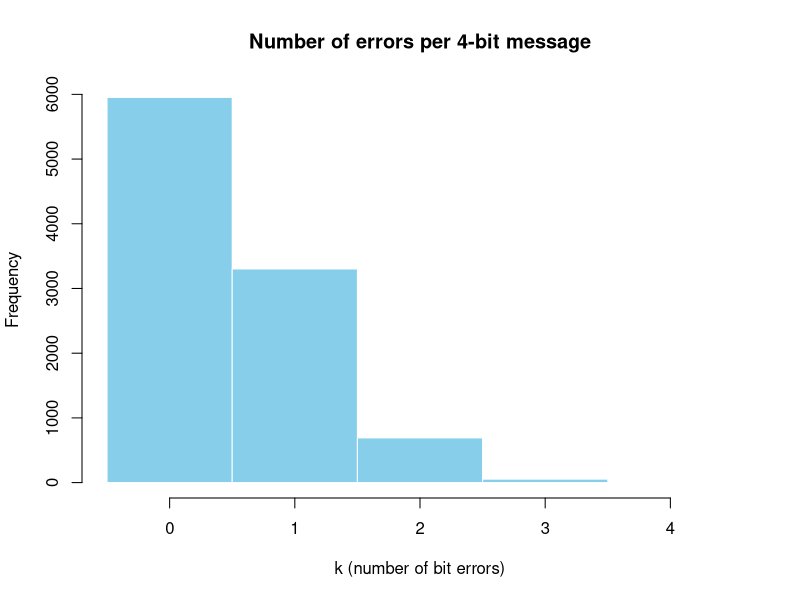
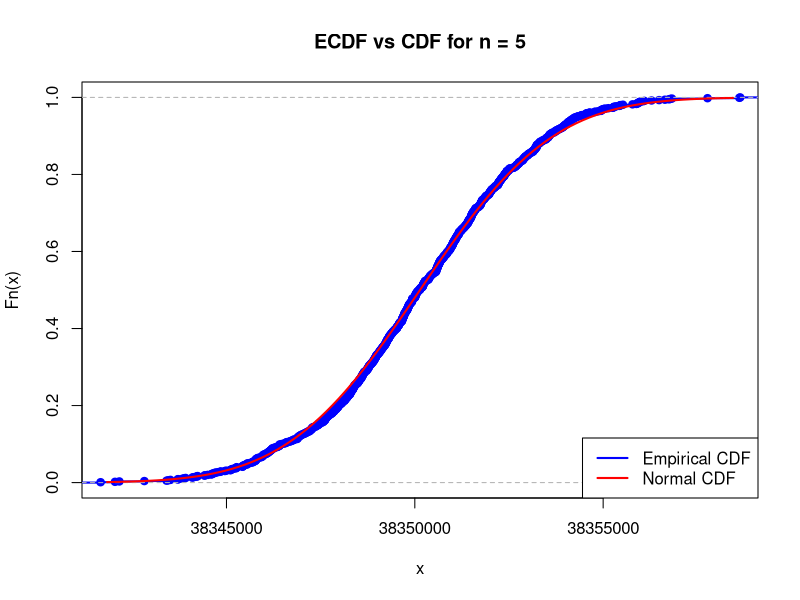
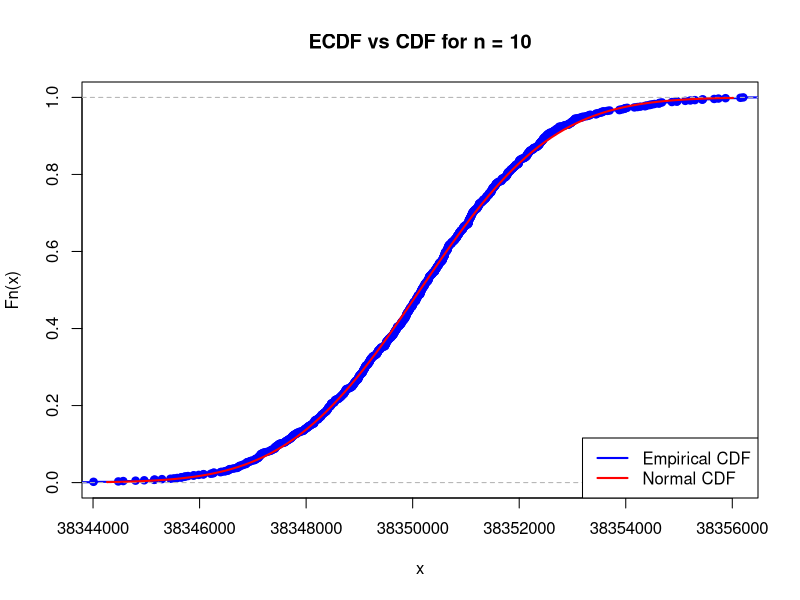
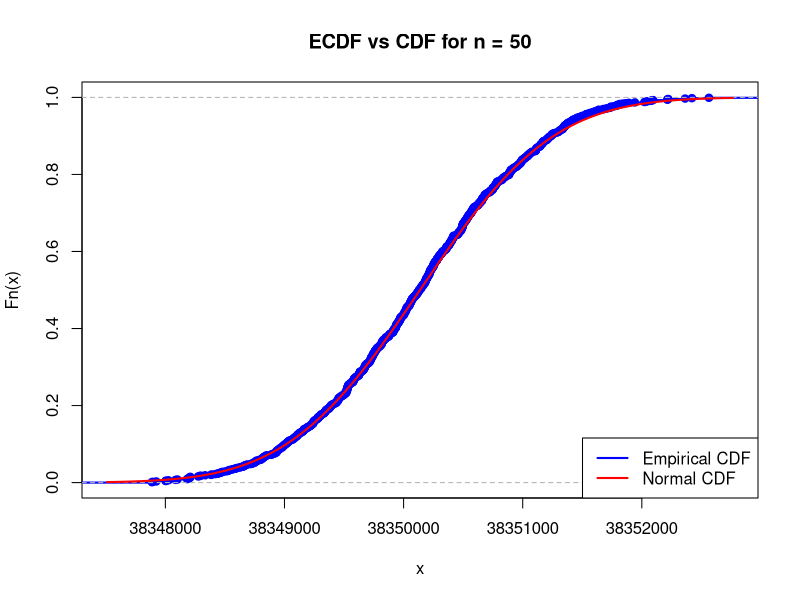
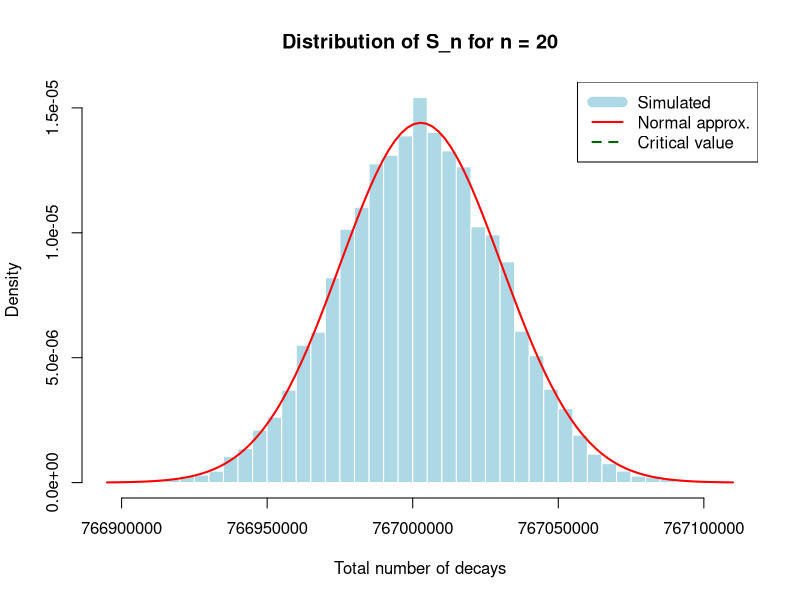
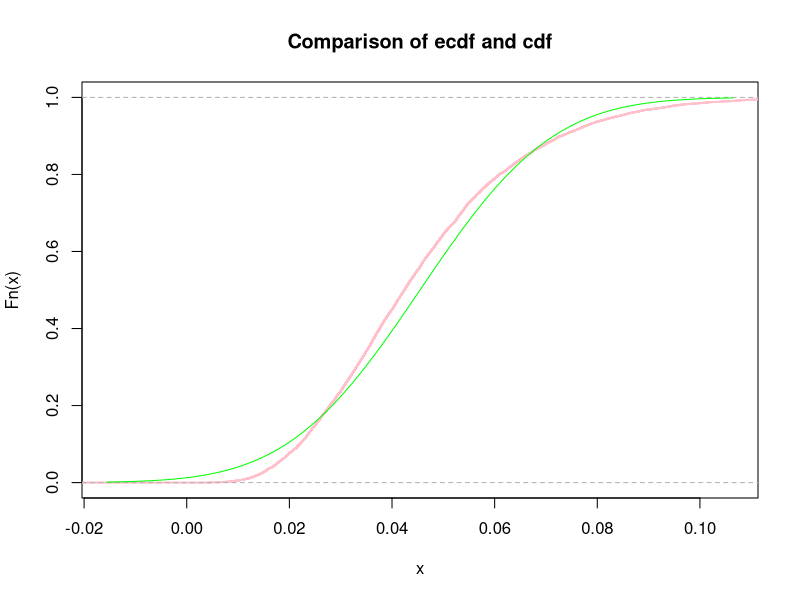
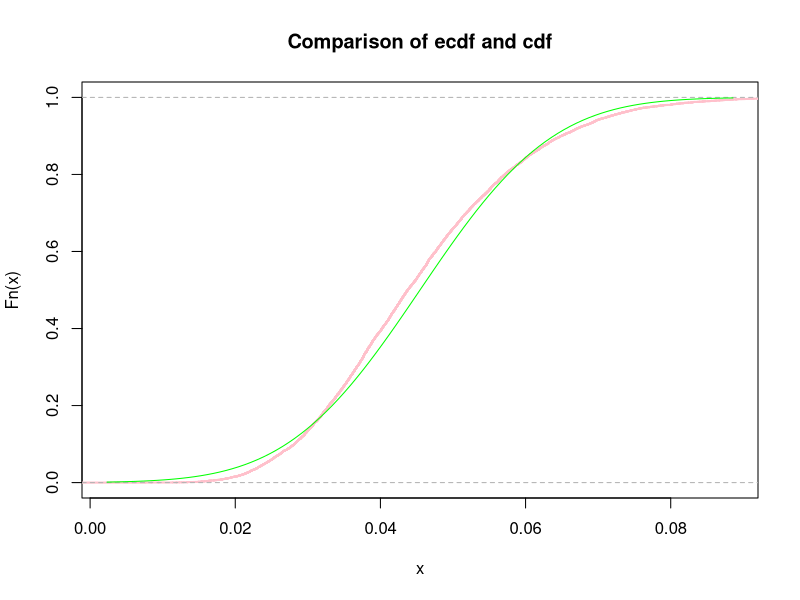
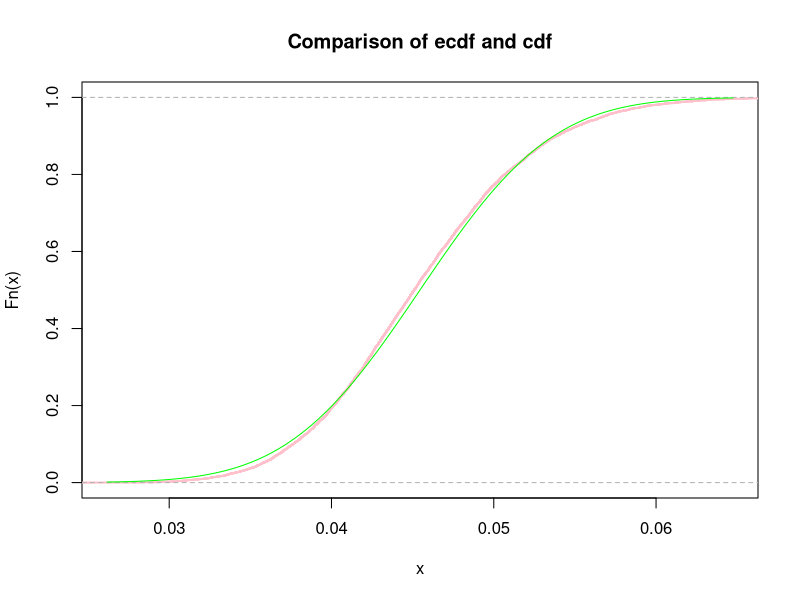

Here is the R script that generated these plots, in order:
## ---- chunk 1
set.seed(12)
## ---- chunk 2
# your team id number 
                          ###
id <- 12                  ### Change to the correct id!
                          ###
set.seed(id)
p <- id/100
# matrices G and H
G <- matrix(c(1, 1, 1, 0, 0, 0, 0,
		1, 0, 0, 1, 1, 0, 0,
		0, 1, 0, 1, 0, 1, 0,
		1, 1, 0, 1, 0, 0, 1), nrow = 4, byrow = TRUE)
H <- t(matrix(c(1, 0, 1, 0, 1, 0, 1,
		0, 1, 1, 0, 0, 1, 1,
		0, 0, 0, 1, 1, 1, 1), nrow = 3, byrow = TRUE))
# cat("The matrix G is: \n") 
#G  
#cat("The matrix H is: \n") 
#H
#cat("The product GH must be zero: \n")
#(G%*%H) %%2
## ---- chunk 3
# generate N messages

message_generator <- function(N) {
  matrix(sample(c(0,1), 4*N, replace = TRUE), nrow = N)
}  
messages <- message_generator(100)
codewords <- (messages %*% G) %% 2

encode <- function(messages) {
  (messages %*% G) %% 2
}

add_noise <- function(codewords, p) {
  E <- matrix(rbinom(length(codewords), size=1, prob=p), nrow = nrow(codewords))
  (codewords + E) %% 2 
} 

syndrome_vec <- function(r_row) {
  as.integer((r_row %*% H) %% 2)
} 

correct_errored <- function(r_row) {
  z <- syndrome_vec(r_row)
  pos <- z[1] + 2*z[2] + 4*z[3]
  if (pos > 0)
    r_row[pos] <- (r_row[pos] + 1) %% 2
  r_row
}


decode_message <- function(r_star) {
  c(r_star[3], r_star[5], r_star[6], r_star[7])
}
## ---- chunk 4
simulate_hamming <- function(N, p) {
  messages  <- message_generator(N)
  codewords <- encode(messages)
  received  <- add_noise(codewords, p)
  corrected <- t(apply(received, 1, correct_errored))
  decoded   <- t(apply(corrected, 1, decode_message))
  
  success <- apply(decoded == messages, 1, all)
  rate <- mean(success)
  
  cat("estimated p =", rate, "\n")
  
  list(
    rate = rate,
    success = success,
    messages = messages,
    codewords = codewords,
    received = received,
    corrected = corrected,
    decoded = decoded
  )
}

N <- 10000
sim <- simulate_hamming(N, p)
p_hat <- sim$rate
p_hat

## ---- chunk 5

standard_error <- sqrt(p_hat*(1-p_hat)/N)
z <- qnorm(0.975)
epsilon <- z*standard_error

interval <- c(lower= p_hat - epsilon, upper= p_hat + epsilon)
interval

## ---- chunk 6
eps <- 0.03
cat(p_hat)

N_worst <- ceiling((z^2)*0.25/(eps^2))
N_worst

## ---- chunk 7
K <- rbinom(N, size = 4, prob = p)

hist(K,
     breaks = seq(-0.5, 4.5, by = 1),
     col = "skyblue", border = "white",
     main = "Number of errors per 4-bit message",
     xlab = "k (number of bit errors)",
     ylab = "Frequency")
## ---- chunk 8
# Physical constants and parameters for Cesium-137
# Half-life period in years
T_years <- 30.1
# Convert to seconds
T_seconds <- T_years * 365.25 * 24 * 3600
# Atomic mass of Cesium-137 (g/mol)
M <- 137
# Avogadro constant (atoms/mol)
N_A <- 6e23
# Mass of each sample in grams (id * 10^-6 g)
m <- id * 1e-6

# Calculate activity lambda: probability that one nucleus decays in one second
lambda <- log(2) / T_seconds

# Calculate number of atoms in one sample
N_atoms <- (m / M) * N_A

# Calculate Poisson parameter μ for one sample
mu <- N_atoms * lambda

cat("Poisson parameter μ for one sample:", mu, "\n")
cat("This represents the expected number of decays per second in one sample.\n")
## ---- chunk 9
# Number of simulations
K <- 1e3
# Sample size
n <- 5

# Simulate K sample means, each computed from n Poisson observations
sample_means_5 <- colMeans(matrix(rpois(n*K, lambda = mu), nrow=n))

# According to CLT, sample mean ~ N(mu, mu/n)
# Mean of the normal approximation
mu_normal_5 <- mu
# Standard deviation of the normal approximation
sigma_normal_5 <- sqrt(mu/n)

# Plot ecdf vs cdf
xlims_5 <- c(mu_normal_5 - 3*sigma_normal_5, mu_normal_5 + 3*sigma_normal_5)
Fs_5 <- ecdf(sample_means_5)

plot(Fs_5, 
     xlim = xlims_5, 
     ylim = c(0,1),
     col = "blue",
     lwd = 2,
     main = paste("ECDF vs CDF for n =", n))
curve(pnorm(x, mean = mu_normal_5, sd = sigma_normal_5), 
      col = "red", lwd = 2, add = TRUE)
legend("bottomright", 
       legend = c("Empirical CDF", "Normal CDF"), 
       col = c("blue", "red"), 
       lwd = 2)

# Calculate maximal difference (Kolmogorov-Smirnov statistic)
# https://en.wikipedia.org/wiki/Kolmogorov%E2%80%93Smirnov_test
x_vals_5 <- sort(sample_means_5)
empirical_cdf_5 <- Fs_5(x_vals_5)
theoretical_cdf_5 <- pnorm(x_vals_5, mean = mu_normal_5, sd = sigma_normal_5)
max_diff_5 <- max(abs(empirical_cdf_5 - theoretical_cdf_5))

cat("For n =", n, ":\n")
cat("  Theoretical mean μ =", mu_normal_5, "\n")
cat("  Theoretical standard deviation σ =", sigma_normal_5, "\n")
cat("  Sample mean of sample means =", mean(sample_means_5), "\n")
cat("  Sample std dev of sample means =", sd(sample_means_5), "\n")
cat("  Maximum difference between ECDFs =", max_diff_5, "\n\n")
## ---- chunk 10
# Sample size
n <- 10

# Simulate K sample means
sample_means_10 <- colMeans(matrix(rpois(n*K, lambda = mu), nrow=n))

# Normal approximation parameters
mu_normal_10 <- mu
sigma_normal_10 <- sqrt(mu/n)

# Plot ecdf vs cdf
xlims_10 <- c(mu_normal_10 - 3*sigma_normal_10, mu_normal_10 + 3*sigma_normal_10)
Fs_10 <- ecdf(sample_means_10)

plot(Fs_10, 
     xlim = xlims_10, 
     ylim = c(0,1),
     col = "blue",
     lwd = 2,
     main = paste("ECDF vs CDF for n =", n))
curve(pnorm(x, mean = mu_normal_10, sd = sigma_normal_10), 
      col = "red", lwd = 2, add = TRUE)
legend("bottomright", 
       legend = c("Empirical CDF", "Normal CDF"), 
       col = c("blue", "red"), 
       lwd = 2)

# Calculate maximal difference
x_vals_10 <- sort(sample_means_10)
empirical_cdf_10 <- Fs_10(x_vals_10)
theoretical_cdf_10 <- pnorm(x_vals_10, mean = mu_normal_10, sd = sigma_normal_10)
max_diff_10 <- max(abs(empirical_cdf_10 - theoretical_cdf_10))

cat("For n =", n, ":\n")
cat("  Theoretical mean μ =", mu_normal_10, "\n")
cat("  Theoretical standard deviation σ =", sigma_normal_10, "\n")
cat("  Sample mean of sample means =", mean(sample_means_10), "\n")
cat("  Sample std dev of sample means =", sd(sample_means_10), "\n")
cat("  Maximum difference between ECDFs =", max_diff_10, "\n\n")
## ---- chunk 11
# Sample size
n <- 50

# Simulate K sample means
sample_means_50 <- colMeans(matrix(rpois(n*K, lambda = mu), nrow=n))

# Normal approximation parameters
mu_normal_50 <- mu
sigma_normal_50 <- sqrt(mu/n)

# Plot ecdf vs cdf
xlims_50 <- c(mu_normal_50 - 3*sigma_normal_50, mu_normal_50 + 3*sigma_normal_50)
Fs_50 <- ecdf(sample_means_50)

plot(Fs_50, 
     xlim = xlims_50, 
     ylim = c(0,1),
     col = "blue",
     lwd = 2,
     main = paste("ECDF vs CDF for n =", n))
curve(pnorm(x, mean = mu_normal_50, sd = sigma_normal_50), 
      col = "red", lwd = 2, add = TRUE)
legend("bottomright", 
       legend = c("Empirical CDF", "Normal CDF"), 
       col = c("blue", "red"), 
       lwd = 2)

# Calculate maximal difference
x_vals_50 <- sort(sample_means_50)
empirical_cdf_50 <- Fs_50(x_vals_50)
theoretical_cdf_50 <- pnorm(x_vals_50, mean = mu_normal_50, sd = sigma_normal_50)
max_diff_50 <- max(abs(empirical_cdf_50 - theoretical_cdf_50))

cat("For n =", n, ":\n")
cat("  Theoretical mean μ =", mu_normal_50, "\n")
cat("  Theoretical standard deviation σ =", sigma_normal_50, "\n")
cat("  Sample mean of sample means =", mean(sample_means_50), "\n")
cat("  Sample std dev of sample means =", sd(sample_means_50), "\n")
cat("  Maximum difference between ECDFs =", max_diff_50, "\n\n")
## ---- chunk 12
# Summary comparison
cat("Summary of CLT convergence:\n")
cat("n = 5:  Max difference =", max_diff_5, "\n")
cat("n = 10: Max difference =", max_diff_10, "\n")
cat("n = 50: Max difference =", max_diff_50, "\n\n")
cat("As n increases, the maximum difference decreases, confirming the CLT.\n")
cat("The empirical distribution converges to the theoretical normal distribution.\n")
## ---- chunk 13
# Critical threshold for total decays
critical_value <- 8e8

# Method 1: Markov Inequality
# P(S_n >= c) <= E[S_n] / c
# P(S_n < c) >= 1 - E[S_n] / c
# We need: 1 - n*mu / c >= 0.95
# => n*mu / c <= 0.05
# => n <= 0.05 * c / mu

n_markov <- floor(0.05 * critical_value / mu)
cat("Markov Inequality bound: n <=", n_markov, "\n")

# Method 2: Chernoff Bound
# For Poisson(lambda), MGF: M(t) = exp(lambda(e^t - 1))
# P(S_n >= c) <= exp(-t*c) * E[exp(t*S_n)] = exp(-t*c + n*mu*(e^t - 1))
# Minimize over t > 0
# Optimal t: c = n*mu*e^t => t = log(c/(n*mu))
# For given n, bound is: exp(n*mu - c + c*log(c/(n*mu)))
# We need this <= 0.05, solve numerically

# Try different values of n to find the bound
chernoff_bound <- function(n, mu, c) {
  # Bound is >= 1, not useful
  if (n * mu >= c) return(1)
  exp(n * mu - c + c * log(c / (n * mu)))
}

# Binary search for maximum n
n_low <- 1
n_high <- n_markov * 10
while (n_high - n_low > 1) {
  n_mid <- floor((n_low + n_high) / 2)
  if (chernoff_bound(n_mid, mu, critical_value) <= 0.05) {
    n_low <- n_mid
  } else {
    n_high <- n_mid
  }
}
n_chernoff <- n_low
cat("Chernoff Bound: n <=", n_chernoff, "\n")

# Method 3: Central Limit Theorem
# S_n ~ N(n*mu, n*mu) approximately
# P(S_n < c) = P((S_n - n*mu)/sqrt(n*mu) < (c - n*mu)/sqrt(n*mu))
# Using standard normal: P(Z < z) = 0.95 => z ≈ 1.645
# (c - n*mu)/sqrt(n*mu) = 1.645
# c - n*mu = 1.645 * sqrt(n*mu)
# Let x = sqrt(n*mu), then: c - x^2 = 1.645*x
# x^2 + 1.645*x - c = 0
# x = (-1.645 + sqrt(1.645^2 + 4*c)) / 2
# n = x^2 / mu

z_95 <- qnorm(0.95)
discriminant <- z_95^2 + 4 * critical_value
x_solution <- (-z_95 + sqrt(discriminant)) / 2
n_clt <- floor(x_solution^2 / mu)
cat("CLT bound: n <=", n_clt, "\n\n")

# Compare the three methods
cat("Comparison of theoretical bounds:\n")
cat("  Markov:   n <=", n_markov, "(most conservative)\n")
cat("  Chernoff: n <=", n_chernoff, "\n")
cat("  CLT:      n <=", n_clt, "(least conservative)\n\n")
## ---- chunk 14
# Use the CLT prediction as it's typically the most accurate
n_predicted <- n_clt
# Number of simulations for verification
K_sim <- 1e4

cat("Verifying with n =", n_predicted, "samples\n")
cat("Simulating", K_sim, "realizations...\n\n")

# Simulate K_sim realizations of the sum S_n
sums_sample <- replicate(K_sim, sum(rpois(n_predicted, lambda = mu)))

# Calculate empirical probability
empirical_prob <- mean(sums_sample < critical_value)

cat("Results of simulation:\n")
cat("  Expected value E[S_n] = n*μ =", n_predicted * mu, "\n")
cat("  Sample mean of sums =", mean(sums_sample), "\n")
cat("  Sample std dev of sums =", sd(sums_sample), "\n")
cat("  Theoretical std dev =", sqrt(n_predicted * mu), "\n\n")

cat("  Critical value:", critical_value, "\n")
cat("  Empirical probability P(S_n <", critical_value, ") =", empirical_prob, "\n")
cat("  Desired probability: 0.95\n\n")

if (empirical_prob >= 0.95) {
  cat("SUCCESS: The empirical probability", empirical_prob, 
      "is at or above the desired 0.95 level.\n")
  cat("The laboratory can safely store up to", n_predicted, "samples.\n")
} else {
  cat("WARNING: The empirical probability", empirical_prob, 
      "is below the desired 0.95 level.\n")
  cat("Consider using a more conservative bound (n =", n_chernoff, ").\n")
}

# Histogram of the sums
hist(sums_sample, 
     breaks = 50, 
     probability = TRUE,
     main = paste("Distribution of S_n for n =", n_predicted),
     xlab = "Total number of decays",
     col = "lightblue",
     border = "white")

# Add normal approximation curve
curve(dnorm(x, mean = n_predicted * mu, sd = sqrt(n_predicted * mu)), 
      col = "red", lwd = 2, add = TRUE)

# Add vertical line at critical value
abline(v = critical_value, col = "darkgreen", lwd = 2, lty = 2)
legend("topright", 
       legend = c("Simulated", "Normal approx.", "Critical value"), 
       col = c("lightblue", "red", "darkgreen"), 
       lwd = c(10, 2, 2),
       lty = c(1, 1, 2))
## ---- chunk 15
teamid <- 12
v <- teamid + 10
nu1 <- 1/v  #µ = 1/lambda
sigma_squared <- 1/(v^2)
K <- 10000

for (n in c(5,10,50)){

  sample_means <- colMeans(matrix(rexp(n*K, rate = v), nrow=n)) #generate vctor of samples
  Fs <- ecdf(sample_means) #emprirical ecdf from sample
  
  mu <- nu1       # expectation of sample mean is just µ
  sigma <- sqrt(sigma_squared) / sqrt(n)   # sd
  
  cat("Parameters of the standard normal approximation", mu, sigma, "\n")
  
  # Define xlims for the plot
  xlims <- c(mu - 3*sigma, mu + 3*sigma)
  
  Fs <- ecdf(sample_means)
  plot(Fs, 
       xlim = xlims, 
       col = "pink",
       lwd = 2,
       main = "Comparison of ecdf and cdf")
  curve(pnorm(x, mean = mu, sd = sigma), col = "green", add = TRUE)
  
  # take a grid of 200 points tj within 3σ of µ
  t_lims <- c(mu - 3 * sigma,mu + 3 * sigma )
  
  t_points <- seq(t_lims[1], t_lims[2], length.out = 200)
  #count values of Fs_t, Fz_t 
  Fs_t <- Fs(t_points)
  Fz_t <- pnorm(t_points, mean = mu, sd = sigma)
  
  max_difference <- max(abs(Fs_t - Fz_t))
  
  cat("Max difference", max_difference, "\n")
  cat("We can see that with larger n (5,10,50) we have better approximation, max diference is less with each iteration,and graffics are almost overlap\n")
}
## ---- chunk 16
#Part 2

#(a) express the event of interest in terms of the r.v. S := X1 + · · · + X100;

# We need to find P(S>60) ≥ 0.95
# Because if S is greater then 60 the 100's click happened after 1 minute. So , during one minute ≤ 99 clicks happened 
# Each Xk has exponential distribution with rate v, and v = N * v1(rate for distribution when   N=1) = 22N


#(b) obtain the theoretical bounds on Central Limit Theorem

lambda <- 22 * N
mu <- 1/lambda      # is equal to expectation of Xk
sd_Xk <- 1/lambda  # because standart deviation is square root from variance

# we will use standartized sum and formula Zn = (S - mu*n) / sd_Xk * √n
# mu is 1/lambda and sigma is standart deviation, also 1/lambda and √n is equal to √100 = 10
## ---- chunk 17
        mu <- 12 # team id
        sigma <- 31 # 2 * team id number + 7
        sd = sqrt(sigma)
        N <- 100


        x = rnorm(N, mean = mu, sd = sd) # Simulate realization for X
        y = 1/x # realization for Y

        mean_x <- mean(x)  # X̄
        mean_y <- mean(y)  # Ȳ
        inverted_mean_x <- 1 / mean_x

        #show results
        print("Sample mean X̄ " )
        print(mean_x)

        print("Inverted mean 1/X")
        print(inverted_mean_x)

        print("Sample mean Ȳ = mean(1/X)")
        print(mean_y)

        print("Difference between inverted mean [1/X̄] and  sample mean Ȳ [mean(1/X)] ")

        print(abs(inverted_mean_x - mean_y))

        print("We can see that difference is not equal to zero, so the equality 1/X̄ = [mean(1/X)] is not true")

## ---- chunk 18
        lambda <- 2
        n <- 100

        #generate a cdf for X and Y and set Z
        X <- rexp(n, rate = 2)
        Y <- rexp(n, rate = 2)
        Z = log(X) + 5  # Z is dependent on X

        # Q-Q plot for X and Y
        qqplot(X, Y, main = "Q-Q plot for X and Y",
            xlab = "X quantiles",
            ylab = "Y quantiles",
            col = "pink")
        abline(0, 1, col = "blue")

        # scatterplot for X and Y
        plot(X, Y, main = "scatterplot for X and Y",
            xlab = "X",
            ylab = "Y",
            col = "pink")

        # Q-Q plot for X and Z
        qqplot(X, Z, main = "Q-Q Plot for X and Z",
            xlab = "X quantiles",
            ylab = "Z quantiles",
            col = "purple")
        abline(0, 1, col = "blue")
        
        # scatterplot for X and Z
        plot(X, Z, main  = "scatterplot for X and Z",
            xlab = "X",
            ylab = "Z",
            col = "purple")

        cat("Summary:

        For X and Y in Q-Q plot :
        
        X and Y have same distribution ~ exp(2), so the quantiles coincide
        that form a plot where points overlap,
        and align along the line y = x
        
        For X and Y in scatterplot :
        
        It looks like graph with random points
        because there is no functional relationship between X and Y

        For X and Z in Q-Q plot :
        
        X has an exponential distribution when Z not
        
        For X and Y in scatterplot :
        
        We can saw that they are dependent and as result 
        points form a logarithmic curve
        
    Which pair of r.v.'s is dependent and which one is similar?
        
        X and Z are dependent and X and Y - similar")
## ---- chunk 19
        # Expected value if Binomial r.v. = n*p
        # Variance of Binomial r.v. = n*p*(1-p)
        n <- 3
        p <- 1/2
        expected_value_X <- n*p
        variance_X <- n*p*(1-p)
        N <- 100  # amoumt of values for simulation


        sample_for_simulation_X <- rbinom(N, size = n, prob = p) #generate sample for X 

        sample_mean_X <- mean(sample_for_simulation_X)

        squared_deviations_X <- (sample_for_simulation_X - sample_mean_X)^2
        sample_variance_X <- sum(squared_deviations_X) / (N- 1)


        cat("Results:
            Expected value of X",expected_value_X,
            "Variance of X" , variance_X,
        
            "Sample mean of X", sample_mean_X,
            "Sample variance of X", sample_variance_X)
## ---- chunk 20
        #Y = 0.5 *X - 1
        # to calculate expected value of Y we apply linearity of expectation
        # E(Y) = E(0.5*X - 1) =  E(0.5*X) - E(1) = 0.5 * E(X) - 1

        expected_value_Y <- (0.5 * expected_value_X) - 1

        # and to calculate variance of Y we also apply its properties
        # Var(0.5*X - 1) = Var(0.5*X) = 0.5^2*Var(X) = 0.25*Var(X)

        variance_Y <- 0.25 * variance_X

        #generate sample for Y
        sample_for_simulation_Y = 0.5 * sample_for_simulation_X -1
        sample_mean_Y <- mean(sample_for_simulation_Y)

        squared_deviations_Y <- (sample_for_simulation_Y - sample_mean_Y)^2
        sample_variance_Y <- sum(squared_deviations_Y) / (N- 1)

        cat("Results:
            Expected value of Y",expected_value_Y,
            "Variance of Y" , variance_Y,
        
            "Sample mean of Y", sample_mean_Y,
            "Sample variance of Y", sample_variance_Y)
